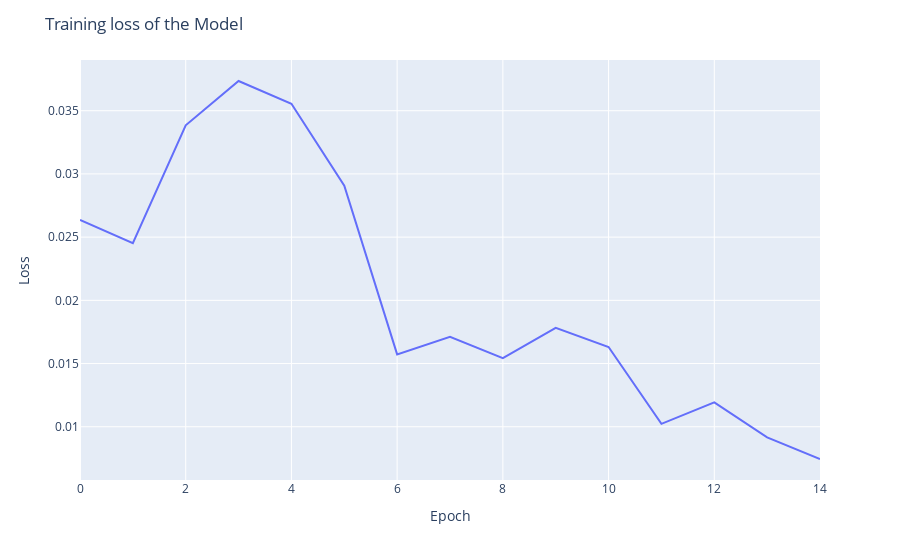

Source (notebook cell):
### Code cell
import plotly.express as px
f = pd.DataFrame(loss_values)
f.columns=['Loss']
fig = px.line(f, x=f.index, y=f.Loss)
fig.update_layout(title='Training loss of the Model',
                   xaxis_title='Epoch',
                   yaxis_title='Loss')
fig.show()

### Figure 1 — Plotly figure (JSON) as saved in the notebook; plotly's stock layout.template omitted (floating-point values rounded to 4 significant figures)
{"data": [{"hovertemplate": "index=%{x}<br>Loss=%{y}<extra></extra>", "legendgroup": "", "line": {"color": "#636efa", "dash": "solid"}, "mode": "lines", "name": "", "orientation": "v", "showlegend": false, "type": "scatter", "x": [0, 1, 2, 3, 4, 5, 6, 7, 8, 9, 10, 11, 12, 13, 14], "xaxis": "x", "y": [0.02636, 0.02451, 0.03385, 0.03735, 0.03555, 0.02906, 0.01572, 0.01712, 0.01543, 0.01783, 0.01631, 0.01023, 0.01194, 0.009158, 0.007451], "yaxis": "y"}], "layout": {"legend": {"tracegroupgap": 0}, "margin": {"t": 60}, "title": {"text": "Training loss of the Model"}, "xaxis": {"anchor": "y", "domain": [0, 1], "title": {"text": "Epoch"}}, "yaxis": {"anchor": "x", "domain": [0, 1], "title": {"text": "Loss"}}}}
